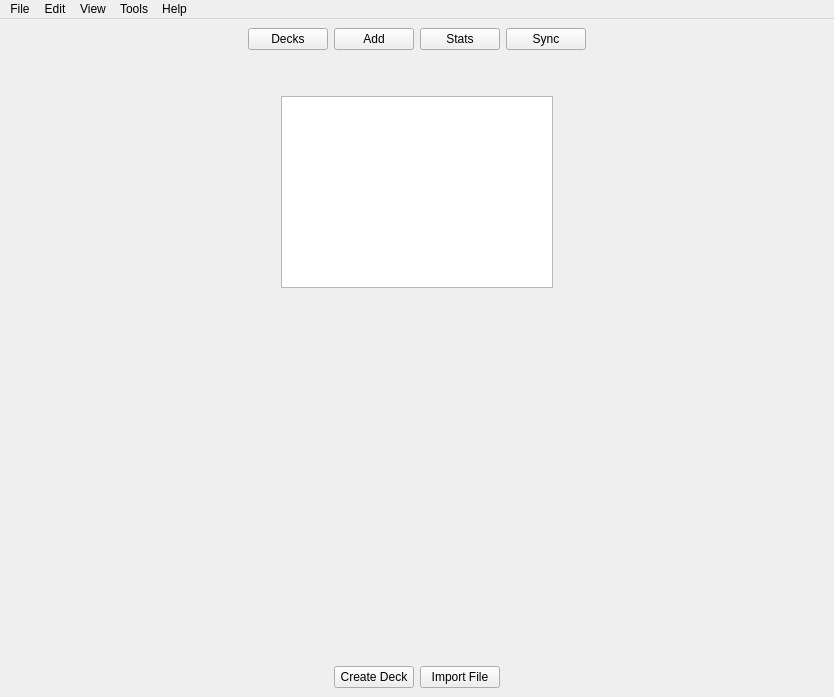
<?xml version="1.0" encoding="UTF-8"?>
<ui version="4.0">
 <class>MainWindow</class>
 <widget class="QMainWindow" name="MainWindow">
  <property name="enabled">
   <bool>true</bool>
  </property>
  <property name="geometry">
   <rect>
    <x>0</x>
    <y>0</y>
    <width>834</width>
    <height>697</height>
   </rect>
  </property>
  <property name="minimumSize">
   <size>
    <width>0</width>
    <height>0</height>
   </size>
  </property>
  <property name="windowTitle">
   <string>MainWindow</string>
  </property>
  <widget class="QWidget" name="centralwidget">
   <layout class="QVBoxLayout" name="verticalLayout_3">
    <item>
     <layout class="QVBoxLayout" name="veretical_layout_top">
      <item>
       <layout class="QHBoxLayout" name="horizontal_layout_top">
        <item>
         <spacer name="horizontal_spacer_top_left">
          <property name="orientation">
           <enum>Qt::Orientation::Horizontal</enum>
          </property>
          <property name="sizeHint" stdset="0">
           <size>
            <width>40</width>
            <height>20</height>
           </size>
          </property>
         </spacer>
        </item>
        <item alignment="Qt::AlignmentFlag::AlignTop">
         <widget class="QPushButton" name="access_decks">
          <property name="text">
           <string>Decks</string>
          </property>
         </widget>
        </item>
        <item alignment="Qt::AlignmentFlag::AlignTop">
         <widget class="QPushButton" name="add_word">
          <property name="text">
           <string>Add</string>
          </property>
         </widget>
        </item>
        <item alignment="Qt::AlignmentFlag::AlignTop">
         <widget class="QPushButton" name="access_stats">
          <property name="text">
           <string>Stats</string>
          </property>
         </widget>
        </item>
        <item alignment="Qt::AlignmentFlag::AlignTop">
         <widget class="QPushButton" name="sync_words">
          <property name="text">
           <string>Sync</string>
          </property>
         </widget>
        </item>
        <item>
         <spacer name="horizontal_spacer_top_right">
          <property name="orientation">
           <enum>Qt::Orientation::Horizontal</enum>
          </property>
          <property name="sizeHint" stdset="0">
           <size>
            <width>40</width>
            <height>20</height>
           </size>
          </property>
         </spacer>
        </item>
       </layout>
      </item>
     </layout>
    </item>
    <item>
     <spacer name="vertical_spacer_top">
      <property name="orientation">
       <enum>Qt::Orientation::Vertical</enum>
      </property>
      <property name="sizeType">
       <enum>QSizePolicy::Policy::Minimum</enum>
      </property>
      <property name="sizeHint" stdset="0">
       <size>
        <width>20</width>
        <height>40</height>
       </size>
      </property>
     </spacer>
    </item>
    <item>
     <layout class="QHBoxLayout" name="horizontal_layout_middle">
      <item>
       <spacer name="horizontal_spacer_middle_left">
        <property name="orientation">
         <enum>Qt::Orientation::Horizontal</enum>
        </property>
        <property name="sizeHint" stdset="0">
         <size>
          <width>40</width>
          <height>20</height>
         </size>
        </property>
       </spacer>
      </item>
      <item alignment="Qt::AlignmentFlag::AlignBottom">
       <widget class="QListView" name="deck_list"/>
      </item>
      <item>
       <spacer name="horizontal_spacer_middle_right">
        <property name="orientation">
         <enum>Qt::Orientation::Horizontal</enum>
        </property>
        <property name="sizeHint" stdset="0">
         <size>
          <width>40</width>
          <height>20</height>
         </size>
        </property>
       </spacer>
      </item>
     </layout>
    </item>
    <item>
     <spacer name="vertical_spacer_bottom">
      <property name="orientation">
       <enum>Qt::Orientation::Vertical</enum>
      </property>
      <property name="sizeHint" stdset="0">
       <size>
        <width>20</width>
        <height>40</height>
       </size>
      </property>
     </spacer>
    </item>
    <item>
     <layout class="QHBoxLayout" name="horizontal_layout_bottom">
      <item>
       <spacer name="horizontal_spacer_bottom_right">
        <property name="orientation">
         <enum>Qt::Orientation::Horizontal</enum>
        </property>
        <property name="sizeHint" stdset="0">
         <size>
          <width>40</width>
          <height>20</height>
         </size>
        </property>
       </spacer>
      </item>
      <item>
       <widget class="QPushButton" name="create_deck">
        <property name="text">
         <string>Create Deck</string>
        </property>
       </widget>
      </item>
      <item>
       <widget class="QPushButton" name="import_file">
        <property name="text">
         <string>Import File</string>
        </property>
       </widget>
      </item>
      <item>
       <spacer name="horizontal_spacer_bottom_left">
        <property name="orientation">
         <enum>Qt::Orientation::Horizontal</enum>
        </property>
        <property name="sizeHint" stdset="0">
         <size>
          <width>40</width>
          <height>20</height>
         </size>
        </property>
       </spacer>
      </item>
     </layout>
    </item>
   </layout>
  </widget>
  <widget class="QMenuBar" name="menubar">
   <property name="geometry">
    <rect>
     <x>0</x>
     <y>0</y>
     <width>834</width>
     <height>22</height>
    </rect>
   </property>
   <widget class="QMenu" name="menuColl_app">
    <property name="title">
     <string>File</string>
    </property>
   </widget>
   <widget class="QMenu" name="menuEdit">
    <property name="title">
     <string>Edit</string>
    </property>
   </widget>
   <widget class="QMenu" name="menuView">
    <property name="title">
     <string>View</string>
    </property>
   </widget>
   <widget class="QMenu" name="menuTools">
    <property name="title">
     <string>Tools</string>
    </property>
   </widget>
   <widget class="QMenu" name="menuHelp">
    <property name="title">
     <string>Help</string>
    </property>
   </widget>
   <addaction name="menuColl_app"/>
   <addaction name="menuEdit"/>
   <addaction name="menuView"/>
   <addaction name="menuTools"/>
   <addaction name="menuHelp"/>
  </widget>
 </widget>
 <resources/>
 <connections/>
</ui>
